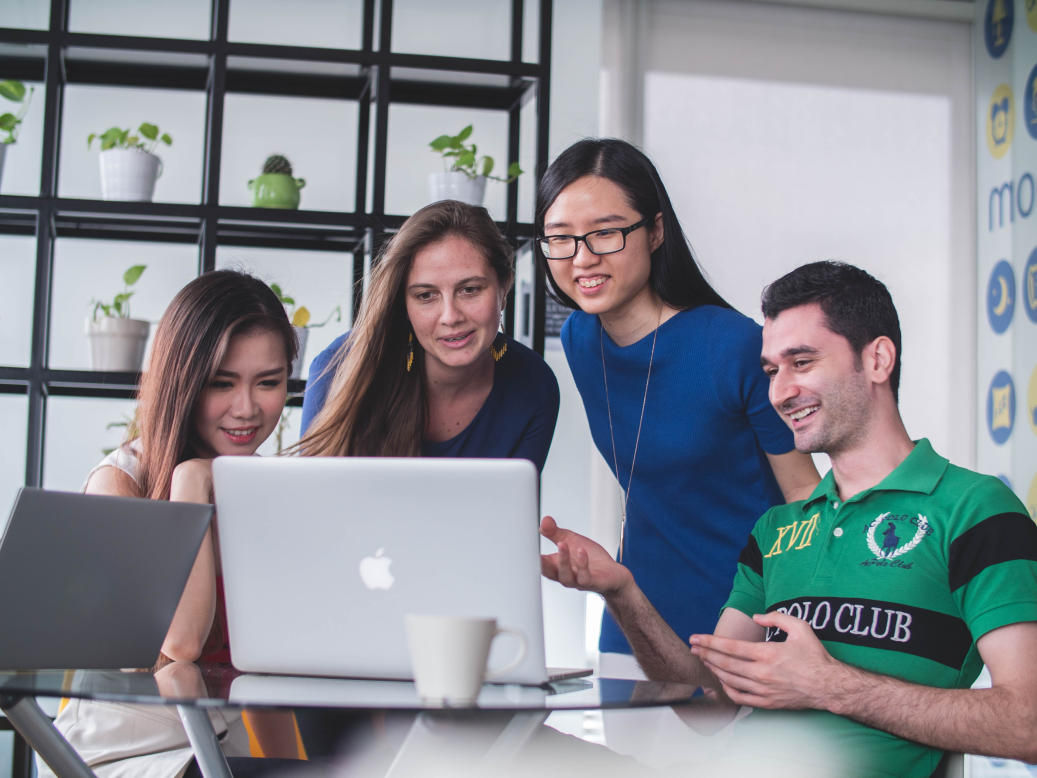
#> input picture Face_Rec/Images/plakat_img2.jpg, 5184 x 3888 px, found by its file name (shown at 1/5 size)
$ python module2.py   (older library calls are emulated)
#> lines starting #> are read from the running program, lines starting #| are printed output that depends on the picture; after the words box and inside, x2 and y2 are one past the last pixel; in counts of white or black regions, pixels touching at a corner belong together
import cv2
import sys

cascPath = "cascedes\data\haarcascade_frontalface_default.xml"
faceCascade = cv2.CascadeClassifier(cascPath)

image = cv2.imread("Images\plakat_img2.jpg")
#> image is the input picture: shape (3888, 5184, 3); mean B, G, R 145.1, 138.6, 135.4
#scale_percent = 20
#dim = (int(image.shape[1] * scale_percent / 100), int(image.shape[0] * scale_percent / 100))
#resize = cv2.resize(image, dim)


gray = cv2.cvtColor(image, cv2.COLOR_BGR2GRAY)
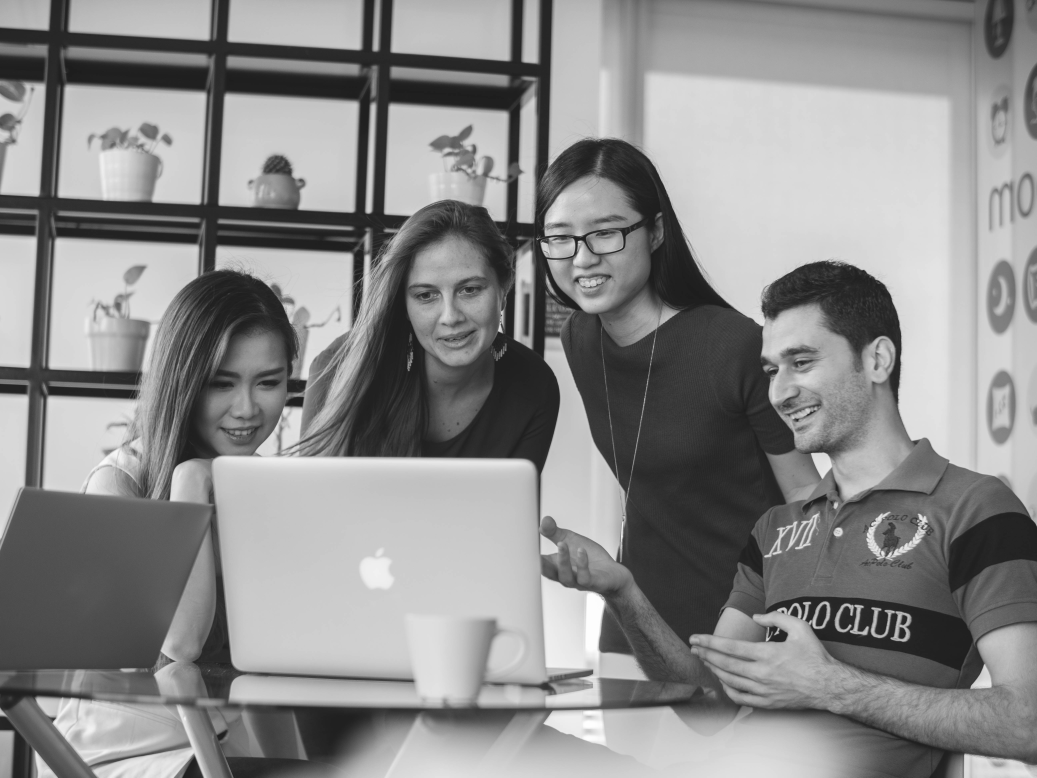
#> gray: shape (3888, 5184) (shown at 1/5 size); min 19, max 255, mean 138.4

faces = faceCascade.detectMultiScale(
    gray,
    scaleFactor=1.1,
    minNeighbors=5,
    minSize=(30, 30),
    #flags = cv2.cv.CV_HAAR_SCALE_IMAGE
)
#> faces = [[4324, 2674, 53, 53], [4292, 1686, 214, 214], [1959, 1232, 586, 586], [952, 1703, 556, 556], [2636, 909, 649, 649], [3648, 1566, 639, 639]]

# Draw a rectangle around the faces
for (x, y, w, h) in faces:
    cv2.rectangle(image, (x, y), (x+w, y+h), (255, 0, 0), 2)
#> this loop made 6 passes

# Display the resulting frame
cv2.imshow("faces found", image)

cv2.waitKey(0)

cv2.destroyAllWindows()

$ run again, with Face_Rec/Images/test.jpg copied over Face_Rec/Images/plakat_img2.jpg
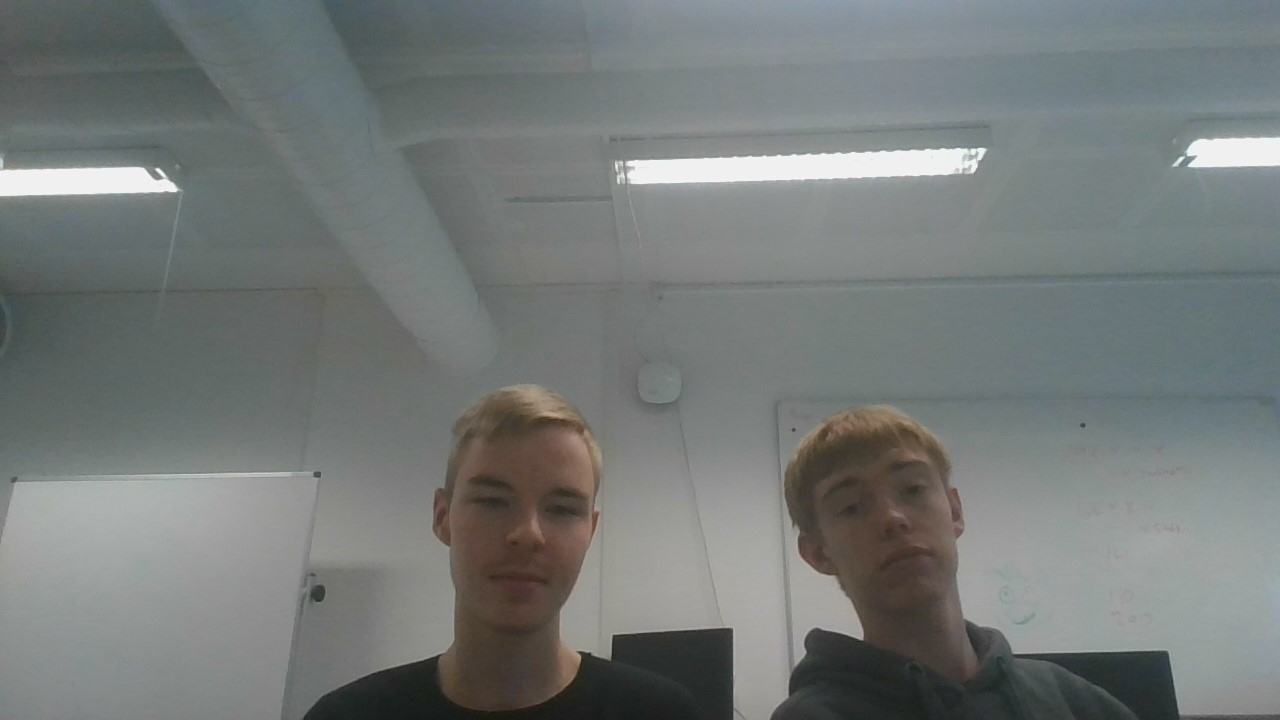
#> input picture Face_Rec/Images/test.jpg, 1280 x 720 px, found by its file name
#> image is the input picture: shape (720, 1280, 3); mean B, G, R 120.4, 121.7, 117
#> faces = [[440, 437, 175, 175]]
#> the loop `for (x, y, w, h) in faces:` made 1 pass
#> after the loop `for (x, y, w, h) in faces:`:
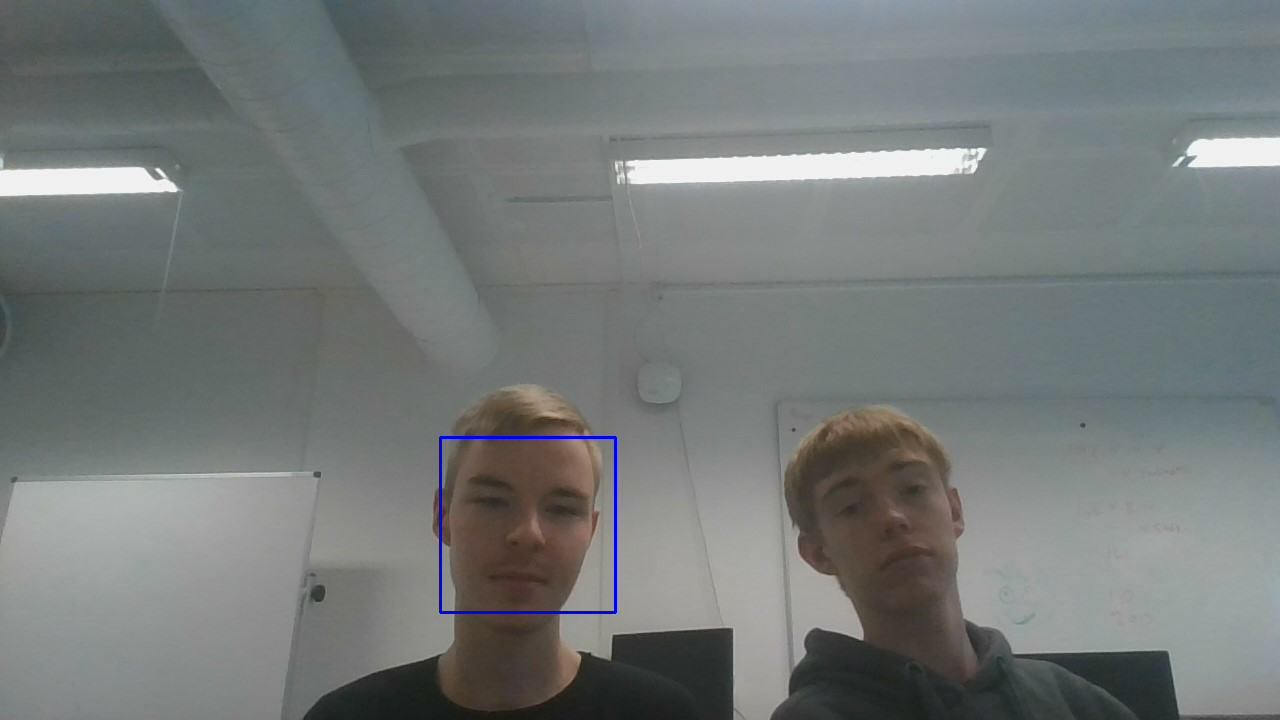
#> image: shape (720, 1280, 3); 0.23% of pixels changed, all inside (x1, y1, x2, y2) = (439, 436, 617, 614)

$ run again, with Face_Rec/Images/abba.png saved as Face_Rec/Images/plakat_img2.jpg
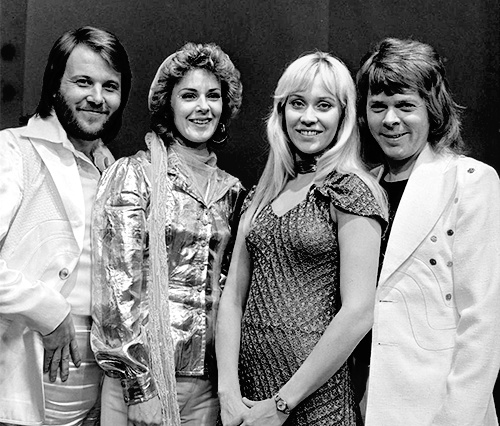
#> input picture Face_Rec/Images/abba.png, 500 x 426 px, found by its file name
#> image is the input picture: shape (426, 500, 3); min 0, max 255, mean 130.8
#> faces = [[167, 70, 67, 67], [57, 55, 75, 75], [266, 69, 89, 89], [355, 79, 74, 74]]
#> the loop `for (x, y, w, h) in faces:` made 4 passes
#> after the loop `for (x, y, w, h) in faces:`:
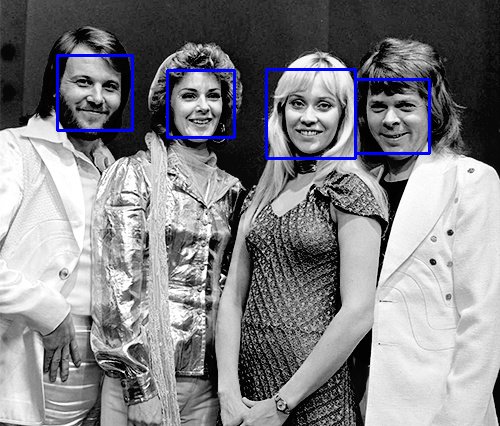
#> image: shape (426, 500, 3); 1.6% of pixels changed, all inside (x1, y1, x2, y2) = (56, 54, 431, 160)
